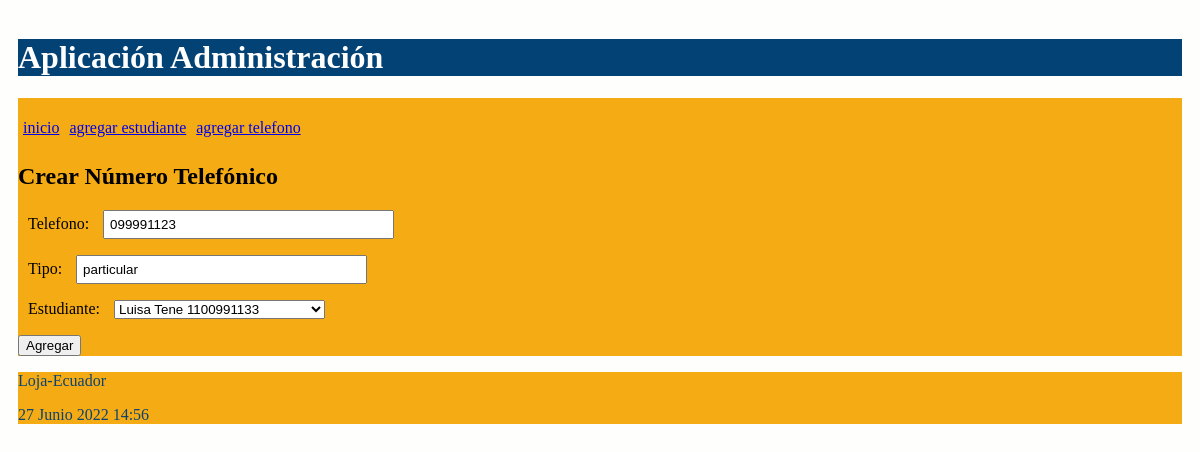
The app's page /editar/numero/telefonico/8 with its own data.
### administrativo/models.py (models this page shows, shortened)
class NumeroTelefonico(models.Model):
    telefono = models.CharField(max_length=100)
    tipo = models.CharField(max_length=100)
    estudiante = models.ForeignKey(Estudiante, on_delete=models.CASCADE,
            related_name="numeros_telefonicos")

### administrativo/views.py (the view)
# urls.py: path('editar/numero/telefonico/<int:id>', views.editar_numero_telefonico,
def editar_numero_telefonico(request, id):
    telefono = NumeroTelefonico.objects.get(pk=id)
    if request.method=='POST':
        formulario = NumeroTelefonicoForm(request.POST, instance=telefono)
        print(formulario.errors)
        if formulario.is_valid():
            formulario.save()
            return redirect(index)
    else:
        formulario = NumeroTelefonicoForm(instance=telefono)
    diccionario = {'formulario': formulario}
    return render(request, 'crearNumeroTelefonico.html', diccionario)

### administrativo/forms.py
class NumeroTelefonicoForm(ModelForm):
    class Meta:
        model = NumeroTelefonico
        fields = ['telefono', 'tipo', 'estudiante']

### administrativo/models.py (called while the page is built)
    def __str__(self):
        return "%s %s %s" % (self.nombre,
                self.apellido,
                self.cedula)

### administrativo/templates/crearNumeroTelefonico.html (shortened to what this page needs)
{% extends "master.html" %}
{% block content %}
<h2>Crear Número Telefónico</h3>
<form action="" method="post">
  {{formulario.as_p}}
  <p><input type='submit' value='Agregar'/></p>
</form>
{% endblock %}

### administrativo/static/css/estilos.css (style rules this page uses)
body { background: #FEFEFD; padding: 10px; }
input[type=text], input[type=number] { width: 25%; padding: 5px 5px; box-sizing: border-box; }
label { padding: 12px 10px; }

### records on screen
NumeroTelefonico: telefono "099991123", tipo "particular", estudiante "Luisa Tene 1100991133"
